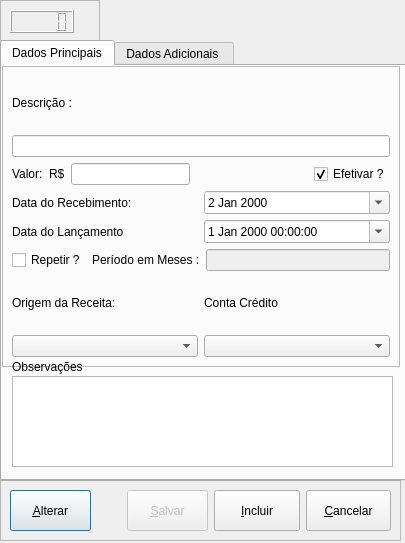
<?xml version="1.0" encoding="UTF-8"?>
<ui version="4.0">
 <class>CadReceita</class>
 <widget class="QDialog" name="CadReceita">
  <property name="geometry">
   <rect>
    <x>0</x>
    <y>0</y>
    <width>405</width>
    <height>543</height>
   </rect>
  </property>
  <property name="windowTitle">
   <string>Cadastro de Receitas</string>
  </property>
  <property name="styleSheet">
   <string notr="true">font: 12pt &quot;Segoe UI&quot;;</string>
  </property>
  <property name="modal">
   <bool>true</bool>
  </property>
  <widget class="QFrame" name="frame_2">
   <property name="geometry">
    <rect>
     <x>0</x>
     <y>0</y>
     <width>100</width>
     <height>41</height>
    </rect>
   </property>
   <property name="maximumSize">
    <size>
     <width>100</width>
     <height>41</height>
    </size>
   </property>
   <property name="frameShape">
    <enum>QFrame::StyledPanel</enum>
   </property>
   <property name="frameShadow">
    <enum>QFrame::Raised</enum>
   </property>
   <widget class="QLCDNumber" name="lcdNumber">
    <property name="geometry">
     <rect>
      <x>10</x>
      <y>10</y>
      <width>64</width>
      <height>23</height>
     </rect>
    </property>
   </widget>
  </widget>
  <widget class="QFrame" name="frame_3">
   <property name="geometry">
    <rect>
     <x>0</x>
     <y>480</y>
     <width>401</width>
     <height>61</height>
    </rect>
   </property>
   <property name="frameShape">
    <enum>QFrame::StyledPanel</enum>
   </property>
   <property name="frameShadow">
    <enum>QFrame::Raised</enum>
   </property>
   <layout class="QHBoxLayout" name="horizontalLayout_21">
    <item>
     <widget class="QPushButton" name="pushButton">
      <property name="minimumSize">
       <size>
        <width>81</width>
        <height>41</height>
       </size>
      </property>
      <property name="maximumSize">
       <size>
        <width>81</width>
        <height>41</height>
       </size>
      </property>
      <property name="text">
       <string>&amp;Alterar</string>
      </property>
     </widget>
    </item>
    <item>
     <spacer name="horizontalSpacer_3">
      <property name="orientation">
       <enum>Qt::Horizontal</enum>
      </property>
      <property name="sizeType">
       <enum>QSizePolicy::Ignored</enum>
      </property>
      <property name="sizeHint" stdset="0">
       <size>
        <width>30</width>
        <height>20</height>
       </size>
      </property>
     </spacer>
    </item>
    <item>
     <widget class="QPushButton" name="pushButton_2">
      <property name="enabled">
       <bool>false</bool>
      </property>
      <property name="minimumSize">
       <size>
        <width>81</width>
        <height>41</height>
       </size>
      </property>
      <property name="maximumSize">
       <size>
        <width>81</width>
        <height>41</height>
       </size>
      </property>
      <property name="text">
       <string>&amp;Salvar</string>
      </property>
     </widget>
    </item>
    <item>
     <widget class="QPushButton" name="pushButton_3">
      <property name="minimumSize">
       <size>
        <width>81</width>
        <height>41</height>
       </size>
      </property>
      <property name="text">
       <string>&amp;Incluir</string>
      </property>
     </widget>
    </item>
    <item>
     <widget class="QPushButton" name="pushButton_4">
      <property name="minimumSize">
       <size>
        <width>81</width>
        <height>41</height>
       </size>
      </property>
      <property name="text">
       <string>&amp;Cancelar</string>
      </property>
     </widget>
    </item>
   </layout>
  </widget>
  <widget class="QTabWidget" name="tab_receita">
   <property name="geometry">
    <rect>
     <x>0</x>
     <y>40</y>
     <width>411</width>
     <height>441</height>
    </rect>
   </property>
   <property name="currentIndex">
    <number>0</number>
   </property>
   <widget class="QWidget" name="tab_3">
    <attribute name="title">
     <string>Dados Principais</string>
    </attribute>
    <widget class="QFrame" name="frame">
     <property name="geometry">
      <rect>
       <x>0</x>
       <y>0</y>
       <width>398</width>
       <height>301</height>
      </rect>
     </property>
     <property name="frameShape">
      <enum>QFrame::StyledPanel</enum>
     </property>
     <property name="frameShadow">
      <enum>QFrame::Raised</enum>
     </property>
     <layout class="QVBoxLayout" name="verticalLayout_8">
      <item>
       <layout class="QVBoxLayout" name="verticalLayout_7">
        <item>
         <widget class="QLabel" name="label_21">
          <property name="text">
           <string>Descrição :</string>
          </property>
         </widget>
        </item>
        <item>
         <widget class="QLineEdit" name="lineEdit_9"/>
        </item>
       </layout>
      </item>
      <item>
       <layout class="QHBoxLayout" name="horizontalLayout_19">
        <item>
         <layout class="QHBoxLayout" name="horizontalLayout_20">
          <item>
           <widget class="QLabel" name="label_20">
            <property name="text">
             <string>Valor:</string>
            </property>
           </widget>
          </item>
          <item>
           <widget class="QLabel" name="label_3">
            <property name="text">
             <string>R$</string>
            </property>
           </widget>
          </item>
          <item>
           <widget class="QLineEdit" name="lineEdit_8">
            <property name="inputMask">
             <string/>
            </property>
            <property name="text">
             <string/>
            </property>
            <property name="maxLength">
             <number>32767</number>
            </property>
            <property name="frame">
             <bool>true</bool>
            </property>
            <property name="cursorPosition">
             <number>0</number>
            </property>
            <property name="clearButtonEnabled">
             <bool>false</bool>
            </property>
           </widget>
          </item>
          <item>
           <spacer name="horizontalSpacer">
            <property name="orientation">
             <enum>Qt::Horizontal</enum>
            </property>
            <property name="sizeHint" stdset="0">
             <size>
              <width>40</width>
              <height>20</height>
             </size>
            </property>
           </spacer>
          </item>
         </layout>
        </item>
        <item>
         <widget class="QCheckBox" name="checkBox_6">
          <property name="text">
           <string>Efetivar ?</string>
          </property>
          <property name="checked">
           <bool>true</bool>
          </property>
         </widget>
        </item>
       </layout>
      </item>
      <item>
       <layout class="QHBoxLayout" name="horizontalLayout_18">
        <item>
         <widget class="QLabel" name="label_19">
          <property name="text">
           <string>Data do Recebimento:</string>
          </property>
         </widget>
        </item>
        <item>
         <widget class="QDateEdit" name="dateEdit_3">
          <property name="calendarPopup">
           <bool>true</bool>
          </property>
          <property name="date">
           <date>
            <year>2000</year>
            <month>1</month>
            <day>2</day>
           </date>
          </property>
         </widget>
        </item>
       </layout>
      </item>
      <item>
       <layout class="QHBoxLayout" name="horizontalLayout_16">
        <item>
         <widget class="QLabel" name="label_16">
          <property name="text">
           <string>Data do Lançamento</string>
          </property>
         </widget>
        </item>
        <item>
         <widget class="QDateTimeEdit" name="dateTimeEdit_3">
          <property name="currentSection">
           <enum>QDateTimeEdit::DaySection</enum>
          </property>
          <property name="calendarPopup">
           <bool>true</bool>
          </property>
         </widget>
        </item>
       </layout>
      </item>
      <item>
       <layout class="QHBoxLayout" name="horizontalLayout_15">
        <item>
         <widget class="QCheckBox" name="checkBox_5">
          <property name="text">
           <string>Repetir ?</string>
          </property>
         </widget>
        </item>
        <item>
         <widget class="QLabel" name="label_15">
          <property name="text">
           <string>Período em Meses :</string>
          </property>
         </widget>
        </item>
        <item>
         <widget class="QLineEdit" name="lineEdit_7">
          <property name="enabled">
           <bool>false</bool>
          </property>
          <property name="echoMode">
           <enum>QLineEdit::Normal</enum>
          </property>
         </widget>
        </item>
       </layout>
      </item>
      <item>
       <layout class="QHBoxLayout" name="horizontalLayout_17">
        <item>
         <layout class="QVBoxLayout" name="verticalLayout_5">
          <item>
           <widget class="QLabel" name="label_17">
            <property name="text">
             <string>Origem da Receita:</string>
            </property>
           </widget>
          </item>
          <item>
           <widget class="QComboBox" name="comboBox_5"/>
          </item>
         </layout>
        </item>
        <item>
         <layout class="QVBoxLayout" name="verticalLayout_6">
          <item>
           <widget class="QLabel" name="label_18">
            <property name="text">
             <string>Conta Crédito</string>
            </property>
           </widget>
          </item>
          <item>
           <widget class="QComboBox" name="comboBox_6"/>
          </item>
         </layout>
        </item>
       </layout>
      </item>
     </layout>
    </widget>
    <widget class="QLabel" name="label_23">
     <property name="geometry">
      <rect>
       <x>10</x>
       <y>290</y>
       <width>141</width>
       <height>21</height>
      </rect>
     </property>
     <property name="text">
      <string>Observações</string>
     </property>
    </widget>
    <widget class="QTextEdit" name="textEdit">
     <property name="geometry">
      <rect>
       <x>10</x>
       <y>310</y>
       <width>381</width>
       <height>91</height>
      </rect>
     </property>
     <property name="autoFormatting">
      <set>QTextEdit::AutoBulletList</set>
     </property>
     <property name="documentTitle">
      <string/>
     </property>
    </widget>
   </widget>
   <widget class="QWidget" name="tab_4">
    <attribute name="title">
     <string>Dados Adicionais </string>
    </attribute>
    <widget class="QFrame" name="frame_4">
     <property name="geometry">
      <rect>
       <x>0</x>
       <y>0</y>
       <width>401</width>
       <height>151</height>
      </rect>
     </property>
     <property name="frameShape">
      <enum>QFrame::StyledPanel</enum>
     </property>
     <property name="frameShadow">
      <enum>QFrame::Raised</enum>
     </property>
    </widget>
   </widget>
  </widget>
 </widget>
 <resources/>
 <connections/>
</ui>
